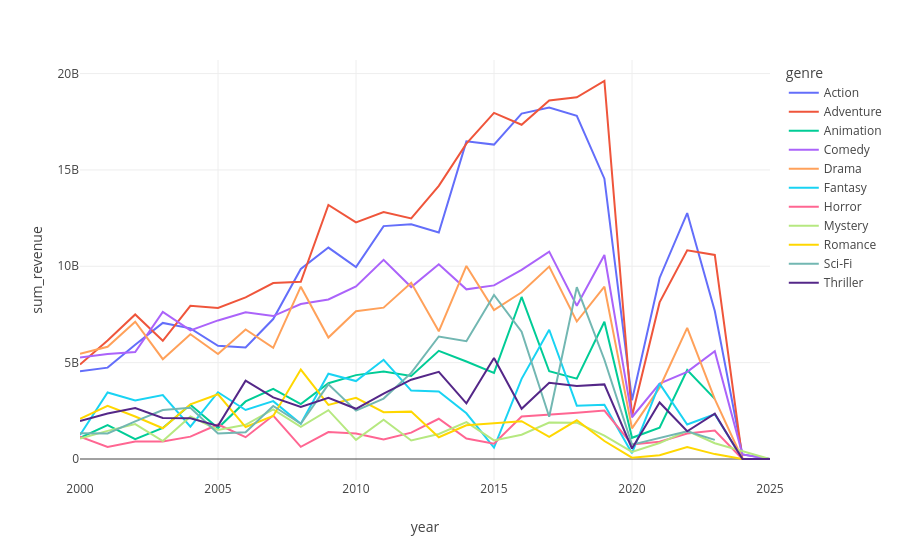

The code cell stored with this chart in its notebook:
### Code cell
genres_list = ["Action", "Adventure", "Animation", "Comedy", "Drama", "Fantasy", "Horror", "Mystery", "Romance", "Thriller", "Sci-Fi"]

df_sum = df.groupby(["genre","year"],as_index=False).agg(sum_revenue=("revenue","sum"))[["year","genre","sum_revenue"]]

df_sum = df_sum[df_sum["genre"].isin(genres_list)]

colors = [
    "#636EFA", # Royal Blue
    "#EF553B", # Sunset Red
    "#00CC96", # Emerald Green
    "#AB63FA", # Vivid Purple
    "#FFA15A", # Safety Orange
    "#19D3F3", # Sky Blue
    "#FF6692", # Hot Pink
    "#B6E880", # Chartreuse
    "#FFD700", # Gold
    "#72B7B2", # Sage/Grey-Teal
    "#542788"  # Deep Indigo
]

fig = px.line(
    df_sum,
    x="year",
    y="sum_revenue",
    color="genre",
    color_discrete_sequence=colors
)

fig.update_layout(
    legend_itemclick="toggleothers", # One click shows ONLY that genre
    legend_itemdoubleclick="toggle", # Double click brings them all back
    hovermode="x unified"            # Shows all values in one tooltip when you hover
)

fig.show()

### Figure 1 — Plotly figure (JSON) as saved in the notebook; plotly's stock layout.template omitted (floating-point values rounded to 4 significant figures)
{"data": [{"hovertemplate": "genre=Action<br>year=%{x}<br>sum_revenue=%{y}<extra></extra>", "legendgroup": "Action", "line": {"color": "#636EFA", "dash": "solid"}, "marker": {"symbol": "circle"}, "mode": "lines", "name": "Action", "orientation": "v", "showlegend": true, "type": "scatter", "x": [2000, 2001, 2002, 2003, 2004, 2005, 2006, 2007, 2008, 2009, 2010, 2011, 2012, 2013, 2014, 2015, 2016, 2017, 2018, 2019, 2020, 2021, 2022, 2023, 2024, 2025], "xaxis": "x", "y": [4553377579, 4740505919, 5929352087, 7060995400, 6779290870, 5877138614, 5789486973, 7262700671, 9858730994, 10970692740, 9963827334, 12085041898, 12185157133, 11755138643, 16483417617, 16314252564, 17925312556, 18235079677, 17802699357, 14544366084, 3050185161, 9393163470, 12762211122, 7680354600, 240042014, 200], "yaxis": "y"}, {"hovertemplate": "genre=Adventure<br>year=%{x}<br>sum_revenue=%{y}<extra></extra>", "legendgroup": "Adventure", "line": {"color": "#EF553B", "dash": "solid"}, "marker": {"symbol": "circle"}, "mode": "lines", "name": "Adventure", "orientation": "v", "showlegend": true, "type": "scatter", "x": [2000, 2001, 2002, 2003, 2004, 2005, 2006, 2007, 2008, 2009, 2010, 2011, 2012, 2013, 2014, 2015, 2016, 2017, 2018, 2019, 2020, 2021, 2022, 2023, 2024, 2025], "xaxis": "x", "y": [4902660342, 6144240444, 7497838865, 6132376841, 7951700033, 7840731012, 8389384931, 9131699544, 9193881663, 13182265405, 12280829863, 12814114299, 12480294554, 14177561987, 16361025957, 17957809529, 17346001772, 18607810691, 18768734715, 19614337175, 2219249508, 8126118766, 10829478187, 10590733766, 44, 5357785], "yaxis": "y"}, {"hovertemplate": "genre=Animation<br>year=%{x}<br>sum_revenue=%{y}<extra></extra>", "legendgroup": "Animation", "line": {"color": "#00CC96", "dash": "solid"}, "marker": {"symbol": "circle"}, "mode": "lines", "name": "Animation", "orientation": "v", "showlegend": true, "type": "scatter", "x": [2000, 2001, 2002, 2003, 2004, 2005, 2006, 2007, 2008, 2009, 2010, 2011, 2012, 2013, 2014, 2015, 2016, 2017, 2018, 2019, 2020, 2021, 2022, 2023], "xaxis": "x", "y": [1101050187, 1757183795, 1030081402, 1608786400, 2817435914, 1605822024, 2987241673, 3644148765, 2846512106, 3934665864, 4351826607, 4540666622, 4313047358, 5614309631, 5058478770, 4470073988, 8407751787, 4551547559, 4169697191, 7119641156, 1100114753, 1623861496, 4613870078, 3120541823], "yaxis": "y"}, {"hovertemplate": "genre=Comedy<br>year=%{x}<br>sum_revenue=%{y}<extra></extra>", "legendgroup": "Comedy", "line": {"color": "#AB63FA", "dash": "solid"}, "marker": {"symbol": "circle"}, "mode": "lines", "name": "Comedy", "orientation": "v", "showlegend": true, "type": "scatter", "x": [2000, 2001, 2002, 2003, 2004, 2005, 2006, 2007, 2008, 2009, 2010, 2011, 2012, 2013, 2014, 2015, 2016, 2017, 2018, 2019, 2020, 2021, 2022, 2023, 2024, 2025], "xaxis": "x", "y": [5262673220, 5447003006, 5546387670, 7633466469, 6675880740, 7191142263, 7612176724, 7417565229, 8041926033, 8278190395, 8954825355, 10333288186, 8921914913, 10101423677, 8804460299, 9008057972, 9811661599, 10758390515, 7951582352, 10585710456, 2166140865, 3913633259, 4521226367, 5594491575, 240032019, 517031], "yaxis": "y"}, {"hovertemplate": "genre=Drama<br>year=%{x}<br>sum_revenue=%{y}<extra></extra>", "legendgroup": "Drama", "line": {"color": "#FFA15A", "dash": "solid"}, "marker": {"symbol": "circle"}, "mode": "lines", "name": "Drama", "orientation": "v", "showlegend": true, "type": "scatter", "x": [2000, 2001, 2002, 2003, 2004, 2005, 2006, 2007, 2008, 2009, 2010, 2011, 2012, 2013, 2014, 2015, 2016, 2017, 2018, 2019, 2020, 2021, 2022, 2023, 2024, 2025], "xaxis": "x", "y": [5463316540, 5823518869, 7125471241, 5180442169, 6473600026, 5447357287, 6721822620, 5767721022, 8941968367, 6301445051, 7670990940, 7855227467, 9141289835, 6626252166, 10018656147, 7724686587, 8649770401, 9985113439, 7133929894, 8940709184, 1590664610, 3702096912, 6805221647, 3110331190, 274156, 1353677], "yaxis": "y"}, {"hovertemplate": "genre=Fantasy<br>year=%{x}<br>sum_revenue=%{y}<extra></extra>", "legendgroup": "Fantasy", "line": {"color": "#19D3F3", "dash": "solid"}, "marker": {"symbol": "circle"}, "mode": "lines", "name": "Fantasy", "orientation": "v", "showlegend": true, "type": "scatter", "x": [2000, 2001, 2002, 2003, 2004, 2005, 2006, 2007, 2008, 2009, 2010, 2011, 2012, 2013, 2014, 2015, 2016, 2017, 2018, 2019, 2020, 2021, 2022, 2023, 2024], "xaxis": "x", "y": [1241456064, 3453631117, 3031391746, 3319668872, 1678418363, 3465152162, 2543959322, 3002185994, 1826530880, 4421994406, 4042484920, 5147133558, 3550389225, 3506823673, 2369822591, 591301067, 4158809573, 6706499312, 2765684863, 2812852642, 299931899, 3909518638, 1791148550, 2319378709, 4], "yaxis": "y"}, {"hovertemplate": "genre=Horror<br>year=%{x}<br>sum_revenue=%{y}<extra></extra>", "legendgroup": "Horror", "line": {"color": "#FF6692", "dash": "solid"}, "marker": {"symbol": "circle"}, "mode": "lines", "name": "Horror", "orientation": "v", "showlegend": true, "type": "scatter", "x": [2000, 2001, 2002, 2003, 2004, 2005, 2006, 2007, 2008, 2009, 2010, 2011, 2012, 2013, 2014, 2015, 2016, 2017, 2018, 2019, 2020, 2021, 2022, 2023, 2024, 2025], "xaxis": "x", "y": [1159981359, 620998076, 911136132, 911955226, 1160923137, 1791950104, 1132386863, 2253636175, 632284545, 1397666327, 1324578617, 1019186174, 1366453977, 2089261925, 1060896315, 790009185, 2206824133, 2292422985, 2401624465, 2514994441, 752428563, 900162822, 1324850421, 1478371580, 100, 2166], "yaxis": "y"}, {"hovertemplate": "genre=Mystery<br>year=%{x}<br>sum_revenue=%{y}<extra></extra>", "legendgroup": "Mystery", "line": {"color": "#B6E880", "dash": "solid"}, "marker": {"symbol": "circle"}, "mode": "lines", "name": "Mystery", "orientation": "v", "showlegend": true, "type": "scatter", "x": [2000, 2001, 2002, 2003, 2004, 2005, 2006, 2007, 2008, 2009, 2010, 2011, 2012, 2013, 2014, 2015, 2016, 2017, 2018, 2019, 2020, 2021, 2022, 2023, 2025], "xaxis": "x", "y": [1055534878, 1458610546, 1812439853, 930538104, 2207716665, 1507765474, 1773469900, 2572398444, 1669628343, 2534059318, 994949209, 2039156922, 961570071, 1300518803, 1909350674, 964213379, 1256686774, 1887854899, 1886717142, 1210042945, 369064753, 827108690, 1456465466, 818972761, 20000], "yaxis": "y"}, {"hovertemplate": "genre=Romance<br>year=%{x}<br>sum_revenue=%{y}<extra></extra>", "legendgroup": "Romance", "line": {"color": "#FFD700", "dash": "solid"}, "marker": {"symbol": "circle"}, "mode": "lines", "name": "Romance", "orientation": "v", "showlegend": true, "type": "scatter", "x": [2000, 2001, 2002, 2003, 2004, 2005, 2006, 2007, 2008, 2009, 2010, 2011, 2012, 2013, 2014, 2015, 2016, 2017, 2018, 2019, 2020, 2021, 2022, 2023, 2024, 2025], "xaxis": "x", "y": [2083218016, 2756776488, 2202465347, 1595159082, 2835490839, 3358876229, 1659071129, 2229029754, 4639197045, 2809572987, 3176331728, 2430874675, 2457959204, 1126439252, 1746916754, 1852412334, 1961054959, 1149069371, 2007607415, 933536077, 70079631, 199069608, 620239888, 254003156, 4, 30000], "yaxis": "y"}, {"hovertemplate": "genre=Sci-Fi<br>year=%{x}<br>sum_revenue=%{y}<extra></extra>", "legendgroup": "Sci-Fi", "line": {"color": "#72B7B2", "dash": "solid"}, "marker": {"symbol": "circle"}, "mode": "lines", "name": "Sci-Fi", "orientation": "v", "showlegend": true, "type": "scatter", "x": [2000, 2001, 2002, 2003, 2004, 2005, 2006, 2007, 2008, 2009, 2010, 2011, 2012, 2013, 2014, 2015, 2016, 2017, 2018, 2019, 2020, 2021, 2022, 2023], "xaxis": "x", "y": [1339095028, 1321442646, 1955945967, 2540938502, 2659344889, 1324096168, 1389037290, 2751582648, 1828594507, 3872207363, 2510331607, 3135403715, 4466942311, 6358163660, 6115365255, 8511389617, 6607414984, 2194972750, 8916779873, 5150755398, 743808993, 1077876927, 1439711038, 992518092], "yaxis": "y"}, {"hovertemplate": "genre=Thriller<br>year=%{x}<br>sum_revenue=%{y}<extra></extra>", "legendgroup": "Thriller", "line": {"color": "#542788", "dash": "solid"}, "marker": {"symbol": "circle"}, "mode": "lines", "name": "Thriller", "orientation": "v", "showlegend": true, "type": "scatter", "x": [2000, 2001, 2002, 2003, 2004, 2005, 2006, 2007, 2008, 2009, 2010, 2011, 2012, 2013, 2014, 2015, 2016, 2017, 2018, 2019, 2020, 2021, 2022, 2023, 2024, 2025], "xaxis": "x", "y": [1975474399, 2363201736, 2644280942, 2125933119, 2114100529, 1718008937, 4064942575, 3197578300, 2695040350, 3175984382, 2604633401, 3387781149, 4115981452, 4521201958, 2886376507, 5235752333, 2602959854, 3960291391, 3794051015, 3870988322, 545257164, 2933891857, 1437762009, 2351720304, 4492, 1000], "yaxis": "y"}], "layout": {"hovermode": "x unified", "legend": {"itemclick": "toggleothers", "itemdoubleclick": "toggle", "title": {"text": "genre"}, "tracegroupgap": 0}, "margin": {"t": 60}, "xaxis": {"anchor": "y", "domain": [0, 1], "title": {"text": "year"}}, "yaxis": {"anchor": "x", "domain": [0, 1], "title": {"text": "sum_revenue"}}}}
